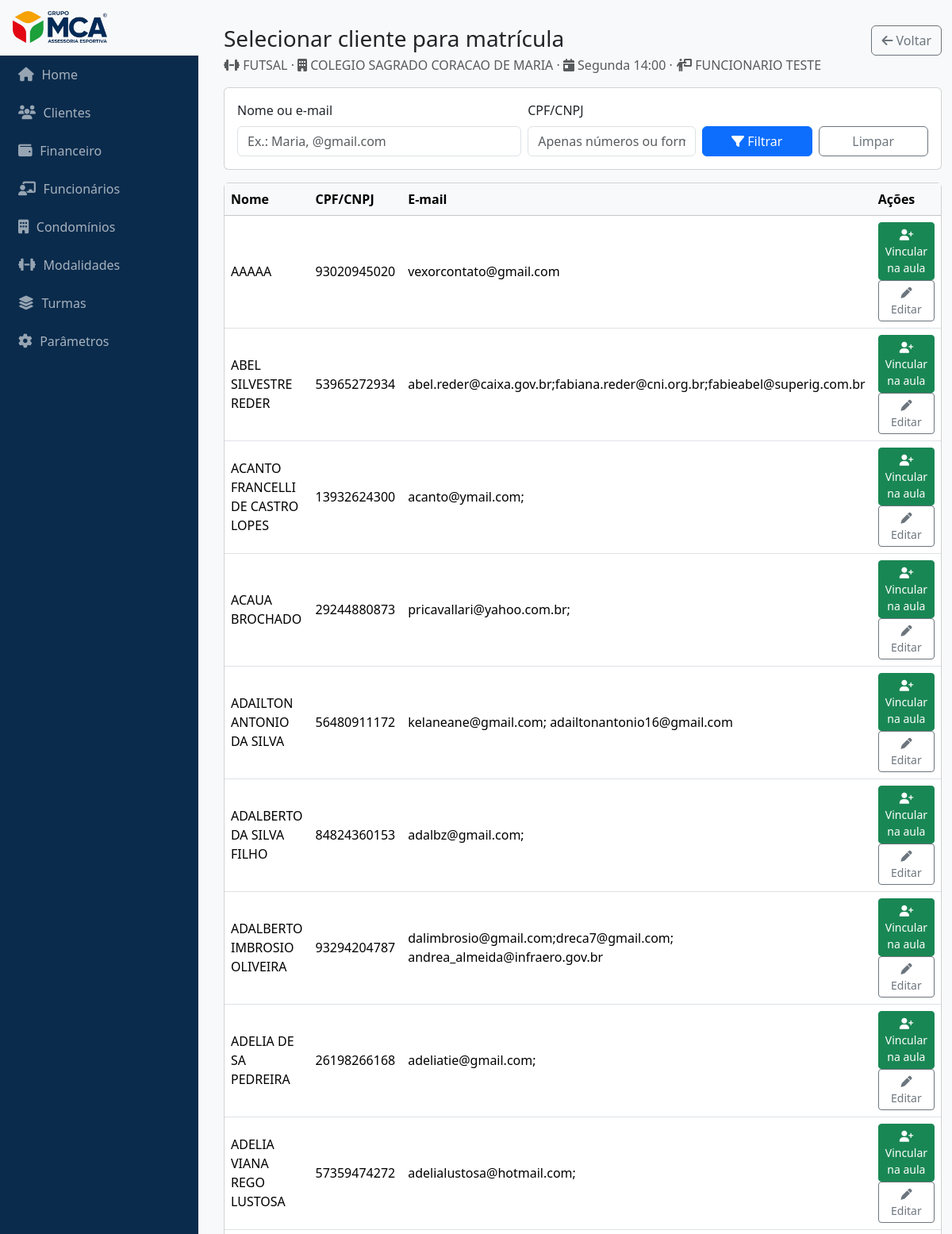
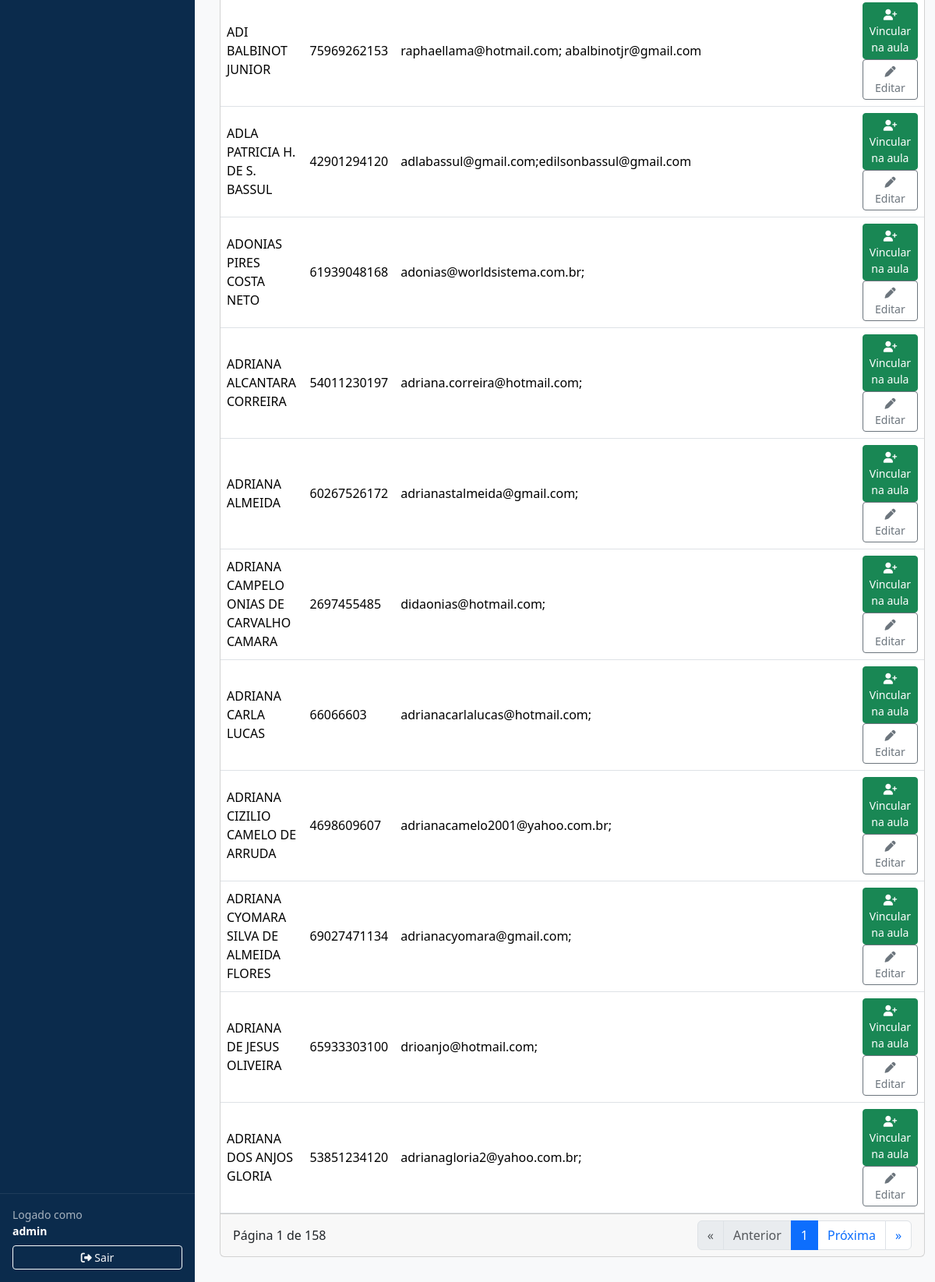
Screenshot of /turmas/1/selecionar-cliente/ (signed in) with the database file from the repository (2 pictures, top to bottom).
### turmas/models.py (models this page shows, shortened)
class Turma(models.Model):
    professor = models.ForeignKey(
        "funcionarios.Funcionario",
        on_delete=models.PROTECT,
        related_name="turmas"
    )
    modalidade = models.ForeignKey(
        "modalidades.Modalidade",
        on_delete=models.PROTECT,
        related_name="turmas"
    )
    condominio = models.ForeignKey(
        "condominios.Condominio",
        on_delete=models.PROTECT,
        related_name="turmas"
    )
    nome_exibicao = models.CharField("Nome (opcional)", max_length=255, blank=True)
    valor = models.DecimalField("Valor", max_digits=10, decimal_places=2,
                                validators=[MinValueValidator(Decimal("0.00"))])
    capacidade = models.PositiveIntegerField("Capacidade (máx. alunos)", validators=[MinValueValidator(1)])
    dia_semana = models.PositiveSmallIntegerField(choices=DIAS_SEMANA)
    hora_inicio = models.TimeField()
    duracao_minutos = models.PositiveIntegerField(default=60, validators=[MinValueValidator(1)])
    inicio_vigencia = models.DateField()
    fim_vigencia = models.DateField(null=True, blank=True)
    ativo = models.BooleanField(default=True)
    created_at = models.DateTimeField(auto_now_add=True)
    updated_at = models.DateTimeField(auto_now=True)
    class Meta:
        ordering = ["condominio__nome", "modalidade__nome", "dia_semana", "hora_inicio", "id"]
        indexes = [
            models.Index(fields=["professor", "dia_semana", "hora_inicio"]),
            models.Index(fields=["condominio"]),
            models.Index(fields=["ativo"]),
        ]
        verbose_name = "Turma"
        verbose_name_plural = "Turmas"

### modalidades/models.py (models this page shows, shortened)
class Modalidade(models.Model):
    nome = models.CharField("Nome", max_length=100)
    slug = models.SlugField("Slug", max_length=120, unique=True, blank=True)
    descricao = models.TextField("Descrição", blank=True)
    ativo = models.BooleanField(default=True)
    created_at = models.DateTimeField("Criado em", auto_now_add=True)
    updated_at = models.DateTimeField("Atualizado em", auto_now=True)
    class Meta:
        ordering = ["nome", "id"]
        verbose_name = "Modalidade"
        verbose_name_plural = "Modalidades"
        indexes = [
            models.Index(fields=["nome"]),
            models.Index(fields=["ativo"]),
        ]

### condominios/models.py (models this page shows, shortened)
class Condominio(models.Model):
    cnpj = models.CharField("CNPJ", max_length=14, unique=True, validators=[CNPJ_VALIDATOR])
    nome = models.CharField("Nome Completo", max_length=255)
    email = models.EmailField("E-mail", blank=True, validators=[EmailValidator()])
    cep = models.CharField("CEP", max_length=9, blank=True)
    numero = models.CharField("Número", max_length=20, blank=True)
    logradouro = models.CharField("Logradouro", max_length=255, blank=True)
    bairro = models.CharField("Bairro", max_length=255, blank=True)
    complemento = models.CharField("Complemento", max_length=255, blank=True)
    municipio = models.CharField("Município", max_length=255, blank=True)
    estado = models.CharField("Estado (UF)", max_length=2, choices=UF_CHOICES, blank=True)
    ativo = models.BooleanField(default=True)
    created_at = models.DateTimeField("Criado em", auto_now_add=True)
    updated_at = models.DateTimeField("Atualizado em", auto_now=True)
    class Meta:
        ordering = ["nome"]
        indexes = [
            models.Index(fields=["municipio", "estado"]),
            models.Index(fields=["ativo"]),
        ]
        verbose_name = "Condomínio"
        verbose_name_plural = "Condomínios"

### funcionarios/models.py (models this page shows, shortened)
class Funcionario(models.Model):
    user = models.OneToOneField(
        User, on_delete=models.CASCADE, related_name="funcionario",
        null=True, blank=True
    )
    cpf_cnpj = models.CharField("CPF/CNPJ", max_length=14, unique=True, validators=[DOC_VALIDATOR])
    nome = models.CharField("Nome", max_length=255)
    email = models.EmailField("E-mail", blank=True, validators=[EmailValidator()])
    telefone = models.CharField("Telefone", max_length=30, blank=True)
    ativo = models.BooleanField(default=True)
    created_at = models.DateTimeField("Criado em", auto_now_add=True)
    updated_at = models.DateTimeField("Atualizado em", auto_now=True)
    class RegimeTrabalhista(models.TextChoices):
        HORISTA    = "HORISTA", "Horista"
        CLT        = "CLT", "CLT"
        ESTAGIARIO = "ESTAGIARIO", "Estagiário"
        PJ         = "PJ", "PJ"
        OUTRO      = "OUTRO", "Outro"
    regime_trabalhista = models.CharField(
        max_length=20,
        choices=RegimeTrabalhista.choices,
        default=RegimeTrabalhista.OUTRO,
        db_index=True,
    )
    class Meta:
        ordering = ["nome", "id"]
        indexes = [
            models.Index(fields=["nome"]),
            models.Index(fields=["ativo"]),
        ]
        verbose_name = "Funcionário"
        verbose_name_plural = "Funcionários"

### clientes/models.py (models this page shows, shortened)
class Cliente(models.Model):
    cpf_cnpj = models.CharField(max_length=18, unique=True)  # armazene formatado ou só dígitos; normalize nos services
    nome_razao = models.CharField(max_length=255)
    data_nascimento = models.DateField(null=True, blank=True)
    telefone_emergencial = models.CharField(max_length=20, blank=True)
    telefone_celular = models.CharField(max_length=20, blank=True)
    cep = models.CharField(max_length=10, blank=True)
    numero_id = models.CharField(max_length=20, blank=True)
    logradouro = models.CharField(max_length=255, blank=True)
    bairro = models.CharField(max_length=100, blank=True)
    complemento = models.CharField(max_length=100, blank=True,null=True)
    municipio = models.CharField(max_length=100, blank=True)
    estado = models.CharField(max_length=2, choices=UF_CHOICES, blank=True)
    email = models.EmailField(blank=True)
    ativo = models.BooleanField(default=True)
    created_at = models.DateTimeField(auto_now_add=True)
    updated_at = models.DateTimeField(auto_now=True)
    ativo = models.BooleanField(default=False)  # garantir default False no modelo
    aceite_token = models.CharField(max_length=64, null=True, blank=True, unique=True)
    aceite_expires_at = models.DateTimeField(null=True, blank=True)
    aceite_confirmado_em = models.DateTimeField(null=True, blank=True)
    condominio = models.ForeignKey('condominios.Condominio', on_delete=models.CASCADE, related_name='clientes', null=False,blank=False)
    class Meta:
        ordering = ["nome_razao", "id"]
        indexes = [
            models.Index(fields=["nome_razao"]),
            models.Index(fields=["cpf_cnpj"]),
            models.Index(fields=["email"]),
        ]

### turmas/views.py (the view)
# urls.py: path("turmas/<int:turma_id>/selecionar-cliente/", views.selecionar_cliente, name="selecionar_cliente"),
@login_required
def selecionar_cliente(request, turma_id: int):
    turma = (Turma.objects
             .select_related("modalidade","condominio","professor")
             .filter(id=turma_id).first())
    if not turma:
        messages.error(request, "Turma não encontrada.")
        return redirect(reverse("turmas:list"))
    q   = (request.GET.get("q") or "").strip()
    cpf = (request.GET.get("cpf") or "").strip()
    page = request.GET.get("page") or "1"
    try:
        page = max(1, int(page))
    except Exception:
        page = 1
    qs = cs.buscar_clientes(q=q, ativos=True)
    if cpf:
        import re
        cpf_clean = re.sub(r"\D+", "", cpf)
        if cpf_clean:
            qs = qs.filter(cpf_cnpj__icontains=cpf_clean)
    qs = qs.only("id","nome_razao","cpf_cnpj","email").order_by("nome_razao","id")
    paginator = Paginator(qs, 20)
    page_obj = paginator.get_page(page)
    from django.http import QueryDict
    qd = request.GET.copy()
    qd.pop("page", None)
    base_qs = "&" + qd.urlencode() if qd else ""
    template = "turmas/selecionar_cliente_embed.html" if request.GET.get("embed") == "1" else "turmas/selecionar_cliente.html"
    return render(request, template, {
        "turma": turma,
        "q": q,
        "cpf": cpf,
        "page_obj": page_obj,
        "base_qs": base_qs,
        "hoje": localdate(),  # use no template
    })

### clientes/services.py (called while the page is built)
def buscar_clientes(q: str = "", ativos: Optional[bool] = None, condominio: Optional[int] = None):
    qs = Cliente.objects.all()
    if condominio:
        qs = qs.filter(condominio_id=condominio)
    if q:
        q_clean = clean_doc(q)
        cond = Q(nome_razao__icontains=q) | Q(email__icontains=q)
        if q_clean:
            cond |= Q(cpf_cnpj__icontains=q_clean)
        qs = qs.filter(cond)
    if ativos is not None:
        qs = qs.filter(ativo=ativos)
    return qs.order_by("nome_razao", "id")

### templates/turmas/selecionar_cliente.html (shortened to what this page needs)
{% extends "base.html" %}
{% block content %}
<div class="d-flex justify-content-between align-items-start mb-3">
  <div>
    <h3 class="mb-1">Selecionar cliente para matrícula</h3>
    <div class="text-muted">
      <i class="fa-solid fa-dumbbell"></i> {{ turma.modalidade.nome }} ·
      <i class="fa-solid fa-building"></i> {{ turma.condominio.nome }} ·
      <i class="fa-solid fa-calendar-day"></i> {{ turma.get_dia_semana_display }} {{ turma.hora_inicio|time:"H:i" }} ·
      <i class="fa-solid fa-person-chalkboard"></i> {{ turma.professor.nome }}
    </div>
  </div>
  <div>
    <a class="btn btn-outline-secondary" href="{% url 'turmas:list' %}">
      <i class="fa-solid fa-arrow-left"></i> Voltar
    </a>
  </div>
</div>
<form method="get" class="card mb-3">
  <div class="card-body">
    <div class="row g-2 align-items-end">
      <div class="col-lg-5">
        <label class="form-label">Nome ou e-mail</label>
        <input type="text" name="q" value="{{ q }}" class="form-control" placeholder="Ex.: Maria, @gmail.com">
      </div>
      <div class="col-lg-3">
        <label class="form-label">CPF/CNPJ</label>
        <input type="text" name="cpf" value="{{ cpf }}" class="form-control" placeholder="Apenas números ou formatado">
      </div>
      <div class="col-lg-2 d-grid">
        <button class="btn btn-primary"><i class="fa-solid fa-filter"></i> Filtrar</button>
      </div>
      <div class="col-lg-2 d-grid">
        <a class="btn btn-outline-secondary" href="?">Limpar</a>
      </div>
    </div>
  </div>
</form>
<div class="card">
  <div class="table-responsive">
    <table class="table table-hover align-middle mb-0">
      <thead class="table-light">
        <tr>
          <th>Nome</th>
          <th>CPF/CNPJ</th>
          <th>E-mail</th>
          <th style="width: 180px;">Ações</th>
        </tr>
      </thead>
      <tbody>
        {% for c in page_obj.object_list %}
        <tr>
          <td>{{ c.nome_razao }}</td>
          <td>{{ c.cpf_cnpj|default:"—" }}</td>
          <td>{{ c.email|default:"—" }}</td>
          <td>
            <form method="post" action="{% url 'turmas:matricular' %}" class="d-inline">
              <button class="btn btn-sm btn-success"
                      onclick="return confirm('Matricular {{ c.nome_razao }} nesta aula?');">
                <i class="fa-solid fa-user-plus"></i> Vincular na aula
              </button>
            </form>
            <a class="btn btn-sm btn-outline-secondary" href="{% url 'clientes:update' c.id %}" target="_blank">
              <i class="fa-solid fa-pen"></i> Editar
            </a>
          </td>
        </tr>
        {% empty %}
        <tr><td colspan="4" class="text-center py-4 text-muted">Nenhum cliente encontrado.</td></tr>
        {% endfor %}
      </tbody>
    </table>
  </div>
  <div class="card-footer d-flex justify-content-between align-items-center">
    <div>Página {{ page_obj.number }} de {{ page_obj.paginator.num_pages }}</div>
    <nav>
      <ul class="pagination mb-0">
        <li class="page-item {% if not page_obj.has_previous %}disabled{% endif %}">
          {% if page_obj.has_previous %}
            <a class="page-link" href="?page=1{{ base_qs }}">&laquo;</a>
          {% else %}<span class="page-link">&laquo;</span>{% endif %}
        </li>
        <li class="page-item {% if not page_obj.has_previous %}disabled{% endif %}">
          {% if page_obj.has_previous %}
            <a class="page-link" href="?page={{ page_obj.previous_page_number }}{{ base_qs }}">Anterior</a>
          {% else %}<span class="page-link">Anterior</span>{% endif %}
        </li>
        <li class="page-item active"><span class="page-link">{{ page_obj.number }}</span></li>
        <li class="page-item {% if not page_obj.has_next %}disabled{% endif %}">
          {% if page_obj.has_next %}
            <a class="page-link" href="?page={{ page_obj.next_page_number }}{{ base_qs }}">Próxima</a>
          {% else %}<span class="page-link">Próxima</span>{% endif %}
        </li>
        <li class="page-item {% if not page_obj.has_next %}disabled{% endif %}">
          {% if page_obj.has_next %}
            <a class="page-link" href="?page={{ page_obj.paginator.num_pages }}{{ base_qs }}">&raquo;</a>
          {% else %}<span class="page-link">&raquo;</span>{% endif %}
        </li>
      </ul>
    </nav>
  </div>
</div>
{% endblock %}

### templates/base.html (shortened to what this page needs)
{% load static %}
<!DOCTYPE html>
<html lang="pt-br">
<head>
    <link rel="stylesheet" href="https://cdn.jsdelivr.net/npm/bootstrap@5.3.3/dist/css/bootstrap.min.css">
    <link rel="stylesheet" href="https://cdnjs.cloudflare.com/ajax/libs/font-awesome/6.5.0/css/all.min.css">
</head>
<body>
    <aside class="sidebar">
        <a href="{% url 'home' %}" class="brand logoplace">
            <img src="{% static 'img/logo.png' %}" alt="Logo" class="logo"
                 onerror="this.style.display='none';">
        </a>
        <a href="{% url 'home' %}" class="navlink"><i class="fa-solid fa-house"></i> Home</a>
        <a href="{% url 'clientes:list' %}" class="navlink"><i class="fa-solid fa-users"></i> Clientes</a>
        <a href="{% url 'financeiro:list' %}" class="navlink"><i class="fa-solid fa-wallet"></i> Financeiro</a>
        <a href="{% url 'funcionarios:list' %}" class="navlink"><i class="fa-solid fa-chalkboard-user"></i> Funcionários</a>
        <a href="{% url 'condominios:list' %}" class="navlink"><i class="fa-solid fa-building"></i> Condomínios</a>
        <a href="{% url 'modalidades:list' %}" class="navlink"><i class="fa-solid fa-dumbbell"></i> Modalidades</a>
        <a href="{% url 'turmas:list' %}" class="navlink"><i class="fa-solid fa-layer-group"></i> Turmas</a>
        <a href="#" class="navlink"><i class="fa-solid fa-cog"></i> Parâmetros</a>
        {% if request.user.is_authenticated %}
        <div class="authbox">
            <div class="small mb-2">
                Logado como<br>
                <strong style="color:#fff">{{ request.user.get_full_name|default:request.user.username }}</strong>
            </div>
            <form method="post" action="{% url 'logout' %}">
                <button class="btn btn-sm btn-outline-light w-100">
                    <i class="fa-solid fa-right-from-bracket"></i> Sair
                </button>
            </form>
        </div>
        {% endif %}
    </aside>
    <main class="content">
        {% block content %}{% endblock %}
    </main>
</body>
</html>

### templates/base.html (style rules this page uses)
:root { --brand-navy: #0B2B4C; --brand-navy-600:#103A68; --ink-80: rgba(255,255,255,.88); --ink-60: rgba(255,255,255,.64); }
body { min-height: 100vh; display: flex; flex-direction: row; background-color: #f8f9fa; }
.sidebar { width: 250px; background-color: var(--brand-navy); color: var(--ink-80); display: flex; flex-direction: column; padding: 0; position: fixed; top: 0; bottom: 0; left: 0; }
.brand { display: flex; align-items: center; gap: .6rem; padding: .9rem 1rem; text-decoration: none; background: linear-gradient(180deg, rgba(255,255,255,.06), rgba(0,0,0,0)); border-bottom: 1px solid rgba(255,255,255,.08); }
.brand .logo { height: 40px; width: auto; object-fit: contain; display: block; }
.sidebar a.navlink { color: var(--ink-60); padding: 12px 20px; text-decoration: none; display: flex; align-items: center; gap: .6rem; transition: background .15s ease, color .15s ease, padding-left .15s ease; border-left: 3px solid transparent; }
.sidebar a.navlink i { font-size: 1.1rem; opacity: .9; }
.content { margin-left: 250px; padding: 2rem; flex: 1; }
.sidebar .authbox { margin-top: auto; padding: 1rem; border-top: 1px solid rgba(255,255,255,.08); }
.sidebar .authbox .small { color: var(--ink-60); }
.logoplace { background-color:#F8F9FA }

### rows the page displays
Turma: modalidade.nome "FUTSAL", condominio.nome "COLEGIO SAGRADO CORACAO DE MARIA", dia_semana "Segunda", hora_inicio "14:00", professor.nome "FUNCIONARIO TESTE"
Cliente: nome_razao "AAAAA", cpf_cnpj "93020945020", email "vexorcontato@gmail.com"
Cliente: nome_razao "ABEL SILVESTRE REDER", cpf_cnpj "53965272934", email "abel.reder@caixa.gov.br;fabiana.reder@cni.org.br;fabieabel@superig.com.br"
Cliente: nome_razao "ACANTO FRANCELLI DE CASTRO LOPES", cpf_cnpj "13932624300", email "acanto@ymail.com;"
Cliente: nome_razao "ACAUA BROCHADO", cpf_cnpj "29244880873", email "pricavallari@yahoo.com.br;"
Cliente: nome_razao "ADAILTON ANTONIO DA SILVA", cpf_cnpj "56480911172", email "kelaneane@gmail.com; adailtonantonio16@gmail.com"
Cliente: nome_razao "ADALBERTO DA SILVA FILHO", cpf_cnpj "84824360153", email "adalbz@gmail.com;"
Cliente: nome_razao "ADALBERTO IMBROSIO OLIVEIRA", cpf_cnpj "93294204787", email "dalimbrosio@gmail.com;dreca7@gmail.com; andrea_almeida@infraero.gov.br"
Cliente: nome_razao "ADELIA DE SA PEDREIRA", cpf_cnpj "26198266168", email "adeliatie@gmail.com;"
Cliente: nome_razao "ADELIA VIANA REGO LUSTOSA", cpf_cnpj "57359474272", email "adelialustosa@hotmail.com;"
Cliente: nome_razao "ADI BALBINOT JUNIOR", cpf_cnpj "75969262153", email "raphaellama@hotmail.com; abalbinotjr@gmail.com"
Cliente: nome_razao "ADLA PATRICIA H. DE S. BASSUL", cpf_cnpj "42901294120", email "adlabassul@gmail.com;edilsonbassul@gmail.com"
Cliente: nome_razao "ADONIAS PIRES COSTA NETO", cpf_cnpj "61939048168", email "adonias@worldsistema.com.br;"
Cliente: nome_razao "ADRIANA ALCANTARA CORREIRA", cpf_cnpj "54011230197", email "adriana.correira@hotmail.com;"
Cliente: nome_razao "ADRIANA ALMEIDA", cpf_cnpj "60267526172", email "adrianastalmeida@gmail.com;"
Cliente: nome_razao "ADRIANA CAMPELO ONIAS DE CARVALHO CAMARA", cpf_cnpj "2697455485", email "didaonias@hotmail.com;"
Cliente: nome_razao "ADRIANA CARLA LUCAS", cpf_cnpj "66066603", email "adrianacarlalucas@hotmail.com;"
Cliente: nome_razao "ADRIANA CIZILIO CAMELO DE ARRUDA", cpf_cnpj "4698609607", email "adrianacamelo2001@yahoo.com.br;"
Cliente: nome_razao "ADRIANA CYOMARA SILVA DE ALMEIDA FLORES", cpf_cnpj "69027471134", email "adrianacyomara@gmail.com;"
Cliente: nome_razao "ADRIANA DE JESUS OLIVEIRA", cpf_cnpj "65933303100", email "drioanjo@hotmail.com;"
Cliente: nome_razao "ADRIANA DOS ANJOS GLORIA", cpf_cnpj "53851234120", email "adrianagloria2@yahoo.com.br;"

### other values shown
{{ request.user.get_full_name|default:request.user.username }} "admin"
{{ page_obj.number }} "1"
{{ page_obj.paginator.num_pages }} "158"
